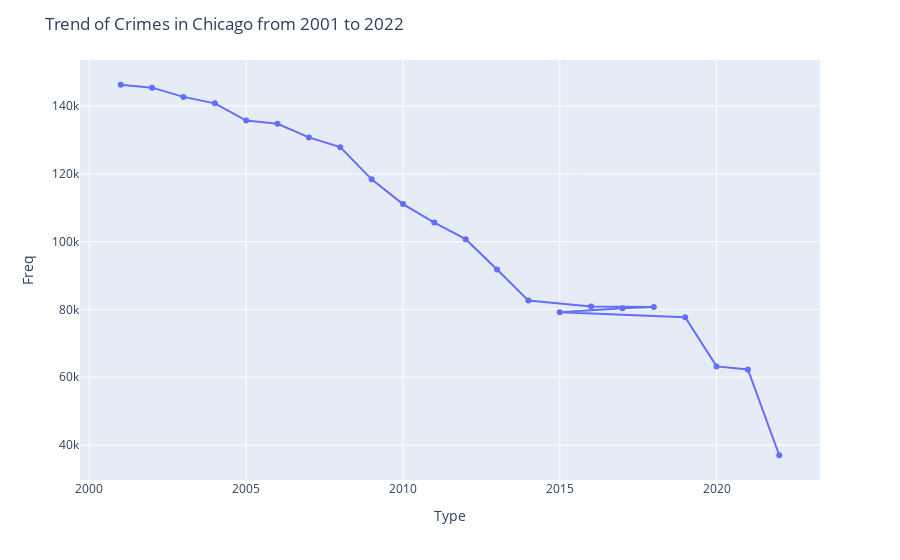

The cell this chart's notebook holds for it:
### Code cell
# Trend of Crimes in Chicago from 2001 to 2022
plot_counts1(c_crime_df["Year"], "Trend of Crimes in Chicago from 2001 to 2022")

### Figure 1 — Plotly figure (JSON) as saved in the notebook; plotly's stock layout.template omitted (floating-point values rounded to 4 significant figures)
{"data": [{"hovertemplate": "Type=%{x}<br>Freq=%{y}<extra></extra>", "legendgroup": "", "line": {"color": "#636efa", "dash": "solid", "shape": "linear"}, "marker": {"symbol": "circle"}, "mode": "lines+markers", "name": "", "orientation": "v", "showlegend": false, "textposition": "top center", "texttemplate": "%{y:.2s}", "type": "scatter", "x": [2001, 2002, 2003, 2004, 2005, 2006, 2007, 2008, 2009, 2010, 2011, 2012, 2013, 2014, 2016, 2018, 2017, 2015, 2019, 2020, 2021, 2022], "xaxis": "x", "y": [146292, 145441, 142708, 140802, 135737, 134769, 130754, 127883, 118376, 111077, 105639, 100724, 91802, 82597, 80872, 80702, 80312, 79183, 77719, 63193, 62284, 36970], "yaxis": "y"}], "layout": {"legend": {"tracegroupgap": 0}, "margin": {"t": 60}, "title": {"text": "Trend of Crimes in Chicago from 2001 to 2022"}, "uniformtext": {"minsize": 8, "mode": "hide"}, "xaxis": {"anchor": "y", "domain": [0, 1], "title": {"text": "Type"}}, "yaxis": {"anchor": "x", "domain": [0, 1], "title": {"text": "Freq"}}}}
